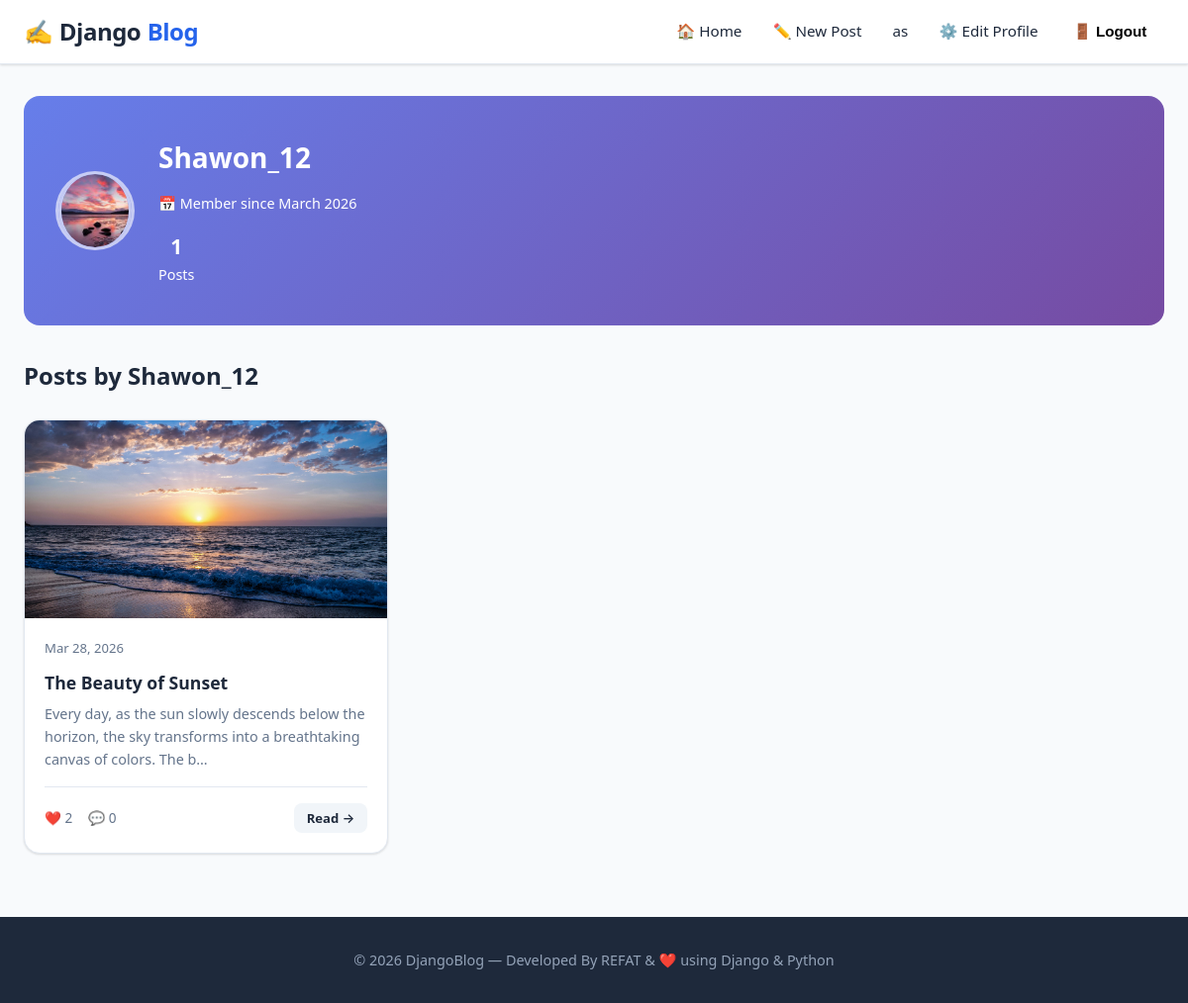
The app's page /profile/Shawon_12/ (signed in) with its own data.
### blog/models.py (models this page shows, shortened)
class UserProfile(models.Model):
    user = models.OneToOneField(User, on_delete=models.CASCADE, related_name='profile')
    bio = models.TextField(blank=True, null=True, max_length=500)
    profile_pic = models.ImageField(upload_to='profile_pics/', blank=True, null=True)
    location = models.CharField(max_length=100, blank=True, null=True)
    website = models.URLField(blank=True, null=True)

class Post(models.Model):
    title = models.CharField(max_length=200)
    content = models.TextField()
    author = models.ForeignKey(User, on_delete=models.CASCADE, related_name='posts')
    created_date = models.DateTimeField(default=timezone.now)
    updated_date = models.DateTimeField(auto_now=True)
    image = models.ImageField(upload_to='post_images/', blank=True, null=True)
    class Meta:
        ordering = ['-created_date']
    def total_likes(self):
        return self.likes.count()
    def total_comments(self):
        return self.comments.count()

### blog/views.py (the view)
# urls.py: path('profile/<str:username>/', views.profile, name='profile'),
def profile(request, username):
    profile_user = get_object_or_404(User, username=username)
    profile_obj, _ = UserProfile.objects.get_or_create(user=profile_user)
    posts = Post.objects.filter(author=profile_user).select_related('author', 'author__profile')
    return render(request, 'blog/profile.html', {
        'profile_user': profile_user,
        'profile_obj': profile_obj,
        'posts': posts,
    })

### blog/templates/blog/profile.html (shortened to what this page needs)
{% extends 'blog/base.html' %}
{% block content %}
<div class="profile-header">
  <div class="profile-avatar-lg">
    {% if profile_obj.profile_pic %}
      <img src="{{ profile_obj.profile_pic.url }}" class="profile-page-pic" alt="Profile" />
    {% else %}
      {{ profile_user.username|first|upper }}
    {% endif %}
  </div>
  <div style="flex:1;">
    <h1 style="font-size:1.75rem;font-weight:800;margin-bottom:0.2rem;">
      {{ profile_user.username }}
    </h1>
    <div class="profile-info-list">
      <span style="color: white;">📅 Member since {{ profile_user.date_joined|date:"F Y" }}</span>
    </div>
    <div class="profile-stats" style="margin-top:1rem;">
      <div class="profile-stat">
        <strong>{{ posts.count }}</strong>
        <span>Posts</span>
      </div>
    </div>
  </div>
</div>
<div class="section-header">
  <h2 class="section-title">Posts by {{ profile_user.username }}</h2>
</div>
{% if posts %}
  <div class="posts-grid">
    {% for post in posts %}
    <article class="post-card">
      {% if post.image %}
        <img src="{{ post.image.url }}" alt="{{ post.title }}" class="post-card-image" loading="lazy" />
      {% else %}
        <div class="post-card-image-placeholder">📄</div>
      {% endif %}
      <div class="post-card-body">
        <div class="post-card-meta">
          <span>{{ post.created_date|date:"M d, Y" }}</span>
        </div>
        <h3 class="post-card-title">
          <a href="{% url 'post_detail' post.pk %}">{{ post.title }}</a>
        </h3>
        <p class="post-card-excerpt">{{ post.content|truncatechars:120 }}</p>
        <div class="post-card-footer">
          <div class="post-stats">
            <span class="stat-item">❤️ {{ post.total_likes }}</span>
            <span class="stat-item">💬 {{ post.total_comments }}</span>
          </div>
          <div style="display:flex;gap:0.5rem;">
            <a href="{% url 'post_detail' post.pk %}" class="btn btn-light btn-sm">Read →</a>
          </div>
        </div>
      </div>
    </article>
    {% endfor %}
  </div>
{% endif %}
{% endblock %}

### blog/templates/blog/base.html (shortened to what this page needs)
{% load static %}
<!DOCTYPE html>
<html lang="en">
<head>
  <link rel="stylesheet" href="{% static 'css/style.css' %}" />
</head>
<body>
  <nav class="navbar">
    <div class="navbar-inner">
      <a class="navbar-brand" href="{% url 'home' %}">✍️ <span>Django</span>Blog</a>
      <ul class="navbar-nav" id="navMenu">
        <li><a class="nav-link" href="{% url 'home' %}">🏠 Home</a></li>
        {% if user.is_authenticated %}
          <li><a class="nav-link" href="{% url 'post_create' %}">✏️ New Post</a></li>
          <li>
            <a class="nav-link" href="{% url 'profile' user.username %}">
              {{ user.username }}
            </a>
          </li>
          <li><a class="nav-link" href="{% url 'profile_edit' %}">⚙️ Edit Profile</a></li>
          <li>
            <form method="post" action="{% url 'logout' %}" style="display:inline;">
              <button type="submit" class="nav-link btn-nav-primary" style="background:none;border:none;cursor:pointer;">🚪 Logout</button>
            </form>
          </li>
        {% else %}
          <li><a class="nav-link" href="{% url 'login' %}">Login</a></li>
          <li><a class="nav-link btn-nav-primary" href="{% url 'register' %}">Register</a></li>
        {% endif %}
      </ul>
    </div>
  </nav>
  <main class="main-content">
    {% block content %}{% endblock %}
  </main>
  <footer>
    <p>© 2026 DjangoBlog — Developed By REFAT & ❤️ using Django & Python</p>
  </footer>
</body>
</html>

### records on screen
UserProfile: profile_pic (picture)
Post: image (picture), created_date "Mar 28, 2026", title "The Beauty of Sunset", content "Every day, as the sun slowly descends below the horizon, the sky transforms into a breathtaking canvas of colors. The b…", total_likes "2", total_comments "0"

### other values on screen
{{ user.username }} "as"
{{ profile_user.username }} "Shawon_12"
{{ profile_user.date_joined|date:"F Y" }} "March 2026"
{{ posts.count }} "1"
